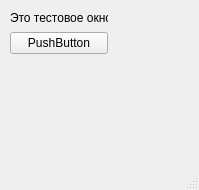
<?xml version="1.0" encoding="UTF-8"?>
<ui version="4.0">
 <class>MainWindow</class>
 <widget class="QMainWindow" name="MainWindow">
  <property name="geometry">
   <rect>
    <x>0</x>
    <y>0</y>
    <width>199</width>
    <height>190</height>
   </rect>
  </property>
  <property name="windowTitle">
   <string>MainWindow</string>
  </property>
  <widget class="QWidget" name="centralwidget">
   <widget class="QWidget" name="">
    <property name="geometry">
     <rect>
      <x>10</x>
      <y>10</y>
      <width>98</width>
      <height>44</height>
     </rect>
    </property>
    <layout class="QVBoxLayout" name="verticalLayout">
     <item>
      <widget class="QLabel" name="label">
       <property name="text">
        <string>Это тестовое окно</string>
       </property>
      </widget>
     </item>
     <item>
      <widget class="QPushButton" name="btn_hi">
       <property name="text">
        <string>PushButton</string>
       </property>
      </widget>
     </item>
    </layout>
   </widget>
  </widget>
  <widget class="QMenuBar" name="menubar">
   <property name="geometry">
    <rect>
     <x>0</x>
     <y>0</y>
     <width>199</width>
     <height>21</height>
    </rect>
   </property>
  </widget>
  <widget class="QStatusBar" name="statusbar"/>
 </widget>
 <resources/>
 <connections/>
</ui>
